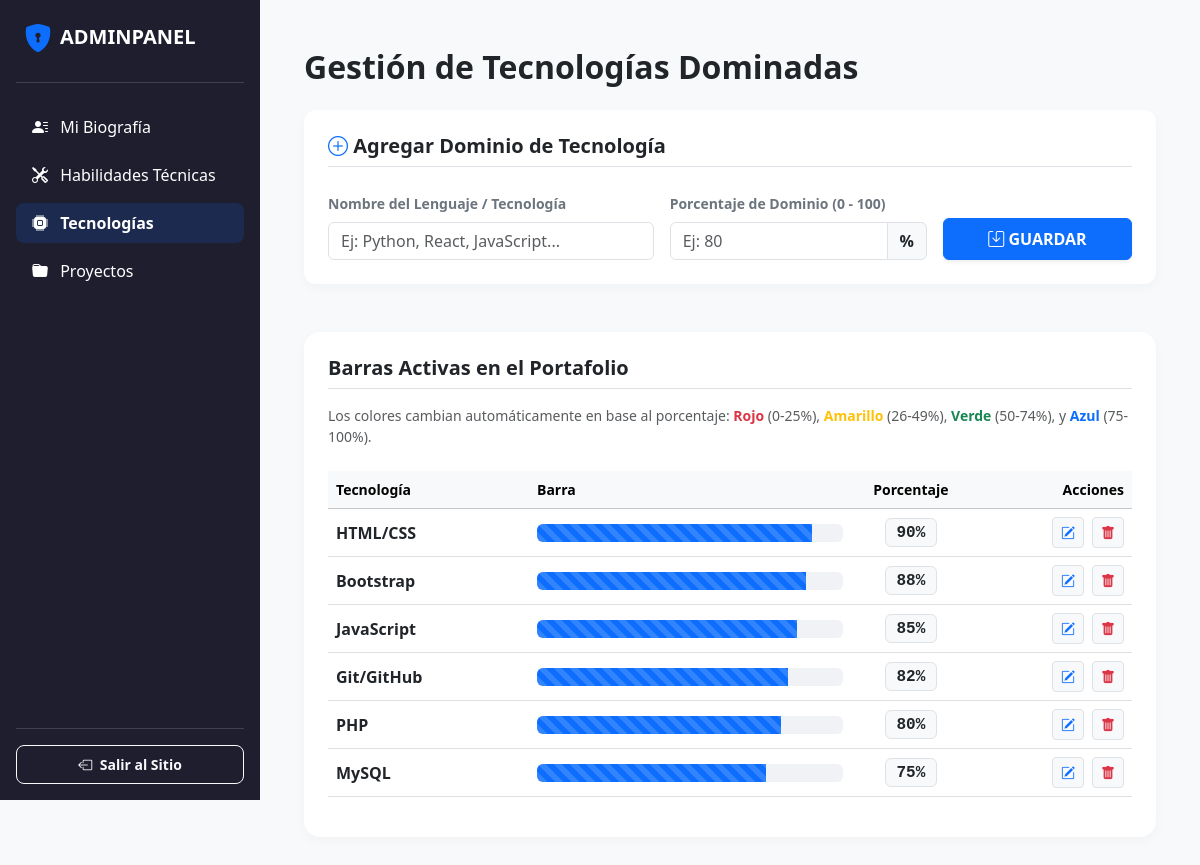
Screenshot of /dashboard_tecnologias.php with the database file from the repository.
### tables this page shows
CREATE TABLE tecnologias (
  id INT AUTO_INCREMENT NOT NULL,
  nombre VARCHAR(100) NOT NULL,
  progreso INT NOT NULL DEFAULT 0,
  PRIMARY KEY (id)
);

### dashboard_tecnologias.php (the view, shortened to what this page needs)
<?php
require_once 'db_config.php';
$tech_a_editar = null;
if (!function_exists('obtenerColorProgreso')) {
    function obtenerColorProgreso(int $porcentaje) {
        if ($porcentaje >= 0 && $porcentaje <= 25) {
            return 'bg-danger';
        } elseif ($porcentaje >= 26 && $porcentaje <= 49) {
            return 'bg-warning text-dark';
        } elseif ($porcentaje >= 50 && $porcentaje <= 74) {
            return 'bg-success';
        } else {
            return 'bg-primary';
        }
    }
}
$tecnologias_progreso = [];
$sql_select = "SELECT * FROM tecnologias ORDER BY progreso DESC, nombre ASC";
$res_tech = $conn->query($sql_select);
if ($res_tech) {
    while ($row = $res_tech->fetch_assoc()) {
        $tecnologias_progreso[] = $row;
    }
}
?>
<!DOCTYPE html>
<html lang="es">
<head>
    <link href="https://cdn.jsdelivr.net/npm/bootstrap@5.3.8/dist/css/bootstrap.min.css" rel="stylesheet">
    <link rel="stylesheet" href="https://cdn.jsdelivr.net/npm/bootstrap-icons@1.11.3/font/bootstrap-icons.min.css">
    <link rel="stylesheet" href="assets/css/style.css">
</head>
<body class="admin-panel">
    <aside class="admin-sidebar d-none d-lg-flex flex-column justify-content-between text-white p-3">
        <div>
            <div class="d-flex align-items-center gap-2 mb-4 px-2">
                <i class="bi bi-shield-lock-fill text-primary fs-3"></i>
                <span class="fs-5 fw-bold text-uppercase tracking-wider">AdminPanel</span>
            </div>
            <hr class="opacity-20 mb-4">
            <ul class="nav nav-pills flex-column gap-2">
                <li class="nav-item">
                    <a href="dashboard_admin.php" class="nav-link text-white rounded-3 py-2.5">
                        <i class="bi bi-person-lines-fill me-2"></i> Mi Biografía
                    </a>
                </li>
                <li class="nav-item">
                    <a href="dashboard_habilidades.php" class="nav-link text-white rounded-3 py-2.5">
                        <i class="bi bi-tools me-2"></i> Habilidades Técnicas
                    </a>
                </li>
                <li class="nav-item">
                    <a href="dashboard_tecnologias.php" class="nav-link text-white active-admin rounded-3 py-2.5">
                        <i class="bi bi-cpu-fill me-2"></i> Tecnologías
                    </a>
                </li>
                <li class="nav-item">
                    <a href="dashboard_proyectos.php" class="nav-link text-white rounded-3 py-2.5">
                        <i class="bi bi-folder-fill me-2"></i> Proyectos
                    </a>
                </li>
            </ul>
        </div>
        <div>
            <hr class="opacity-20 mb-3">
            <a href="index.php" class="btn btn-outline-light w-100 btn-sm py-2 rounded-3 fw-bold">
                <i class="bi bi-box-arrow-left me-1"></i> Salir al Sitio
            </a>
        </div>
    </aside>
    <main class="admin-main-content">
        <div class="container-fluid admin-max-container">
            <div class="d-flex justify-content-between align-items-center mb-4">
                <h1 class="fw-bold text-dark h2 m-0">Gestión de Tecnologías Dominadas</h1>
            </div>
            <div class="card admin-card p-4 mb-5">
                <h3 class="fw-bold text-dark mb-4 fs-5 border-bottom pb-2">
                    <?= $tech_a_editar ? '<i class="bi bi-pencil-square text-primary"></i> Editar Dominio de Tecnología' : '<i class="bi bi-plus-circle text-primary"></i> Agregar Dominio de Tecnología' ?>
                </h3>
                <form action="dashboard_tecnologias.php" method="POST">
                    <div class="row g-3 align-items-end">
                        <div class="col-md-5">
                            <label for="nombre" class="form-label small fw-bold text-secondary">Nombre del Lenguaje / Tecnología</label>
                            <input type="text" class="form-control" id="nombre" name="nombre" placeholder="Ej: Python, React, JavaScript..."
                                   value="<?= $tech_a_editar ? htmlspecialchars($tech_a_editar['nombre']) : '' ?>" required>
                        </div>
                        <div class="col-md-4">
                            <label for="progreso" class="form-label small fw-bold text-secondary">Porcentaje de Dominio (0 - 100)</label>
                            <div class="input-group">
                                <input type="number" class="form-control" id="progreso" name="progreso" min="0" max="100" placeholder="Ej: 80"
                                       value="<?= $tech_a_editar ? $tech_a_editar['progreso'] : '' ?>" required>
                                <span class="input-group-text fw-bold">%</span>
                            </div>
                        </div>
                        <div class="col-md-3">
                            <div class="d-flex gap-2">
                                <button type="submit" name="btn_guardar_tecnologia" class="btn <?= $tech_a_editar ? 'btn-primary' : 'btn-primary' ?> w-100 fw-bold py-2 shadow-sm small text-uppercase">
                                    <i class="bi bi-save"></i> <?= $tech_a_editar ? 'Actualizar' : 'Guardar' ?>
                                </button>
                            </div>
                        </div>
                    </div>
                </form>
            </div>
            <div class="card admin-card p-4 rounded-4 mb-5">
                <h3 class="fw-bold text-dark mb-3 fs-5 border-bottom pb-2">Barras Activas en el Portafolio</h3>
                <p class="text-muted small mb-4">Los colores cambian automáticamente en base al porcentaje: <span class="text-danger fw-bold">Rojo</span> (0-25%), <span class="text-warning fw-bold">Amarillo</span> (26-49%), <span class="text-success fw-bold">Verde</span> (50-74%), y <span class="text-primary fw-bold">Azul</span> (75-100%).</p>
                <div class="table-responsive">
                    <table class="table table-hover align-middle">
                        <thead class="table-light text-secondary small">
                            <tr>
                                <th scope="col" class="w-25">Tecnología</th> <th scope="col">Barra</th>
                                <th scope="col" class="text-center" style="width: 15%;">Porcentaje</th>
                                <th scope="col" class="text-end" style="width: 20%;">Acciones</th>
                            </tr>
                        </thead>
                        <tbody class="small">
                            <?php foreach ($tecnologias_progreso as $tech): ?>
                                <?php
                                    $clase_color = obtenerColorProgreso($tech['progreso']);
                                ?>
                                <tr>
                                    <td>
                                        <span class="fw-bold text-dark fs-6"><?= htmlspecialchars($tech['nombre']) ?></span>
                                    </td>
                                    <td>
                                        <div class="progress" style="height: 18px; border-radius: 6px; background-color: #f0f2f5;">
                                            <div class="progress-bar <?= $clase_color ?> progress-bar-striped progress-bar-animated"
                                                 role="progressbar"
                                                 style="width: <?= $tech['progreso'] ?>%;"
                                                 aria-valuenow="<?= $tech['progreso'] ?>"
                                                 aria-valuemin="0"
                                                 aria-valuemax="100">
                                            </div>
                                        </div>
                                    </td>
                                    <td class="text-center">
                                        <span class="badge bg-light border text-dark px-2.5 py-1.5 font-monospace fs-6"><?= $tech['progreso'] ?>%</span>
                                    </td>
                                    <td class="text-end">
                                        <div class="d-flex justify-content-end gap-2">
                                            <a href="dashboard_tecnologias.php?editar_id=<?= $tech['id'] ?>" class="btn btn-light btn-sm border text-primary px-2" title="Editar tecnología">
                                                <i class="bi bi-pencil-square"></i>
                                            </a>
                                            <a href="dashboard_tecnologias.php?eliminar_id=<?= $tech['id'] ?>" class="btn btn-light btn-sm border text-danger px-2"
                                               onclick="return confirm('¿Estás completamente seguro de que deseas remover permanentemente la tecnología <?= htmlspecialchars($tech['nombre']) ?>?')" title="Remover barra">
                                                <i class="bi bi-trash-fill"></i>
                                            </a>
                                        </div>
                                    </td>
                                </tr>
                            <?php endforeach; ?>
                        </tbody>
                    </table>
                </div>
            </div>
        </div>
    </main>
</body>
</html>

### assets/css/style.css (style rules this page uses)
html, body { width: 100%; margin: 0; padding: 0; }
header, main, footer { overflow-x: hidden; }
.admin-panel { background-color: #f8f9fa; overflow-x: hidden; }
.admin-panel .admin-main-content { margin-left: 0; padding: 2rem 1rem; min-height: 100vh; }
@media (min-width: 992px) { .admin-panel .admin-sidebar { width: 260px; height: 100vh; position: fixed; top: 0; left: 0; background-color: #1e1e2f; z-index: 100; padding: 1.5rem; } }
@media (min-width: 992px) { .admin-panel .admin-main-content { margin-left: 260px; padding: 3rem 2rem; } }
.admin-panel .admin-max-container { max-width: 900px; }
.admin-panel .admin-card { border: none; border-radius: 12px; box-shadow: 0 4px 12px rgba(0, 0, 0, 0.03); background-color: #ffffff; }
.admin-panel .nav-link.active-admin { background-color: rgba(13, 110, 253, 0.15); color: #0d6efd; font-weight: 600; }
.admin-panel hr.opacity-20 { opacity: 0.15; border-color: #ffffff; }

### rows the page displays
tecnologias: nombre "HTML/CSS", progreso "90"
tecnologias: nombre "Bootstrap", progreso "88"
tecnologias: nombre "JavaScript", progreso "85"
tecnologias: nombre "Git/GitHub", progreso "82"
tecnologias: nombre "PHP", progreso "80"
tecnologias: nombre "MySQL", progreso "75"
